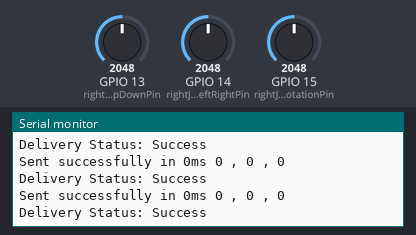
Simulated run of this sketch. Board: ESP32. Shown: the last lines printed to the serial monitor. The test bench sets the inputs (shaded band); at power-on: GPIO 13 (rightJoystickUpDownPin) = 2048, GPIO 14 (rightJoystickLeftRightPin) = 2048, GPIO 15 (rightJoystickRotationPin) = 2048.

Above: at 1.2 s.
1.3 s: GPIO 13 (rightJoystickUpDownPin) set to 1860
At 1.49 s:
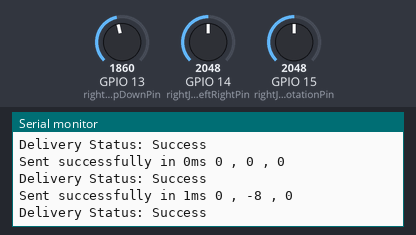
2.8 s: GPIO 14 (rightJoystickLeftRightPin) set to 1860
At 2.85 s:
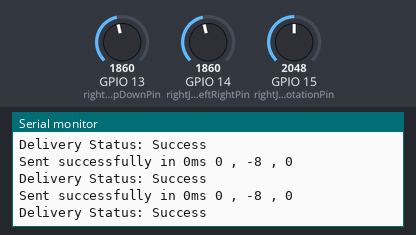
4.3 s: GPIO 15 (rightJoystickRotationPin) set to 1860
At 4.36 s:
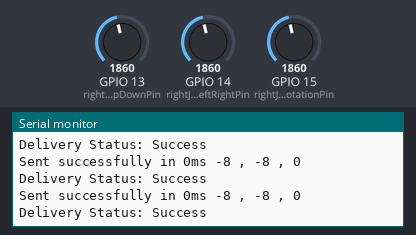
5.8 s: GPIO 13 (rightJoystickUpDownPin) set to 1940
At 5.87 s:
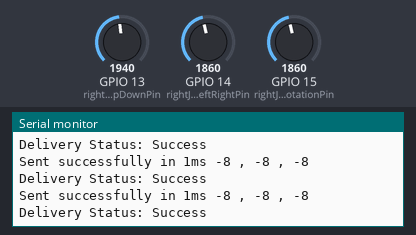
7.3 s: GPIO 14 (rightJoystickLeftRightPin) set to 1940
At 7.38 s:
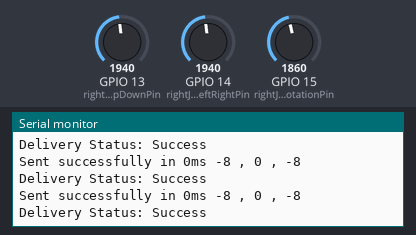
8.8 s: GPIO 15 (rightJoystickRotationPin) set to 1940
At 8.89 s:
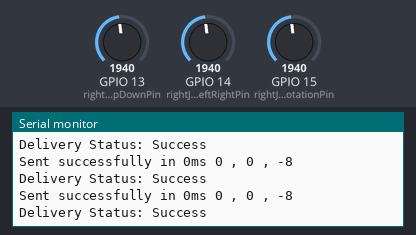

Measured:
- after the input at 1.3 s, the serial monitor: prints a new line after 0.06 s (image 1)

The sketch:

remote_control_v1.ino
```cpp
#include <esp_now.h>
#include <WiFi.h>
#include <esp_wifi.h>

#define V_REF 3.3
#define ADC_MAX 4095
#define ZERO_LOW 1.5
#define ZERO_HIGH 1.8

const int adcDeadZoneMin = 1900;
const int adcDeadZoneMax = 2250;

// all pins available on the Remote control
const int leftJoystickUpDownPin = 1;
const int leftJoystickLeftRightPin = 11;
const int leftJoystickRotationPin = 12;
const int leftSliderPin = 10;
const int leftLEDPin = 41;
const int leftSwitchPin = 45;
const int leftButtonPin = 42;

const int rightJoystickUpDownPin = 13;
const int rightJoystickLeftRightPin = 14;
const int rightJoystickRotationPin = 15;
const int rightSliderPin = 16;
const int rightLEDPin = 46;
const int rightSwitchPin = 40;

const int centerButtonPin = 39;


// Define the structure for sending data
typedef struct TransformedValues {
  int value13; // vorwärts / rückwärts
  int value14; // link / rechts
  int value15; // rotation
} TransformedValues;

TransformedValues transformedValues;

// Define the peer MAC address (replace with the receiver's MAC address)
uint8_t broadcastAddress[] = {0x24, 0x58, 0x7C, 0xD3, 0x6B, 0x30};
// 24:58:7c:d1:b2:7c - sender
// 24:58:7c:d3:6b:30 - receiver

// Function to scale and transform voltage to -255 to 255
int transformVoltage(float voltage) {
  // Interpret values between 1.5V and 1.8V as zero
  if (voltage >= ZERO_LOW && voltage <= ZERO_HIGH) {
    return 0;
  }

  // Scale voltage to -255 to 255
  float scaledVoltage = (voltage - V_REF / 2) * (510 / V_REF);

  // Apply a sigmoid-like function to make values less sensitive around the middle and more sensitive towards the edges
  float sensitivityFactor = 2 / (1 + exp(-abs(scaledVoltage) / 50)) - 1;
  int transformedValue = (int)(scaledVoltage * sensitivityFactor);

  // Ensure values are within the -255 to 255 range
  if (transformedValue < -255) transformedValue = -255;
  if (transformedValue > 255) transformedValue = 255;

  return transformedValue;
}

int readJoystick(int pin) {
    return analogRead(pin);
}
// Callback when data is sent
void onDataSent(const uint8_t *mac_addr, esp_now_send_status_t status) {
  Serial.print("Delivery Status: ");
  Serial.println(status == ESP_NOW_SEND_SUCCESS ? "Success" : "Fail");
}

// Exponential mapping function for more natural motor control
int mapExp(int value, int inMin, int inMax, int outMin, int outMax) {
    float normalizedValue = (value - inMin) / static_cast<float>(inMax - inMin); // Normalize value to [0, 1]
    float mappedValue = exp(normalizedValue) - 1; // Apply exponential mapping. Adjust base as needed.
    mappedValue = mappedValue / (exp(1) - 1); // Normalize back to [0, 1]
    return outMin + mappedValue * (outMax - outMin); // Map to output range
}

int mapJoystickToSpeed(int adcValue) {
    if (adcValue < adcDeadZoneMin) {
        return mapExp(adcValue, 0, adcDeadZoneMin, -255, 0);
    } else if (adcValue > adcDeadZoneMax) {
        return mapExp(adcValue, adcDeadZoneMax, 4095, 0, 255);
    } else {
        return 0; // Dead zone
    }
}

// Function to read analog values, transform them, and send them via ESP-NOW
void sendTransformedValues() {


  transformedValues.value13 = mapJoystickToSpeed(readJoystick(13));
  transformedValues.value14 = mapJoystickToSpeed(readJoystick(14));
  transformedValues.value15 = mapJoystickToSpeed(readJoystick(15));
  unsigned long startTime = millis();
  esp_err_t result = esp_now_send(NULL, (uint8_t *)&transformedValues, sizeof(transformedValues));
  if (result == ESP_OK) {
    unsigned long elapsedTime = millis() - startTime;
    //Serial.println("Sent successfully");
    Serial.println("Sent successfully in " + String(elapsedTime) + "ms " + String(transformedValues.value14) + " , " + String(transformedValues.value13) + " , " + String(transformedValues.value15));
  } else {
    Serial.println("Send failed");
  }
}

void readMacAddress(){
  uint8_t baseMac[6];
  esp_err_t ret = esp_wifi_get_mac(WIFI_IF_STA, baseMac);
  if (ret == ESP_OK) {
    Serial.printf("%02x:%02x:%02x:%02x:%02x:%02x\n",
                  baseMac[0], baseMac[1], baseMac[2],
                  baseMac[3], baseMac[4], baseMac[5]);
  } else {
    Serial.println("Failed to read MAC address");
  }
}


void setup() {
  // Initialize serial communication
  Serial.begin(115200);

  // Set pin modes
  pinMode(13, INPUT);
  pinMode(14, INPUT);
  pinMode(15, INPUT);

  // Initialize WiFi
  WiFi.mode(WIFI_STA);
  if (esp_now_init() != ESP_OK) {
    Serial.println("Error initializing ESP-NOW");
    return;
  }
  esp_now_register_send_cb(onDataSent);

    // Register peer
    esp_now_peer_info_t peerInfo;
    memcpy(peerInfo.peer_addr, broadcastAddress, 6);
    peerInfo.channel = 0;
    peerInfo.encrypt = false;

    // Add peer
    if (esp_now_add_peer(&peerInfo) != ESP_OK) {
        Serial.println("Failed to add peer");
        return;
    }
}

void loop() {
  //readMacAddress();
  // Read and send transformed values via ESP-NOW
  sendTransformedValues();

  delay(150); // Delay for demonstration purposes
}
```
